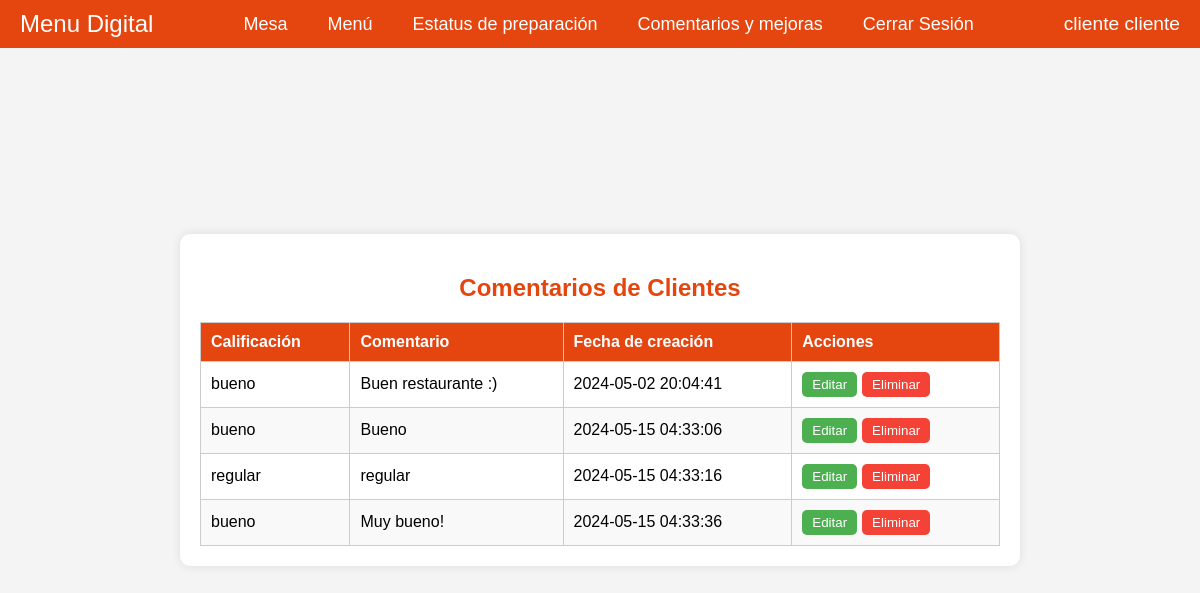
/src/comment/read-comment/read-comment.php (signed in), run on an earlier commit of the app's database.
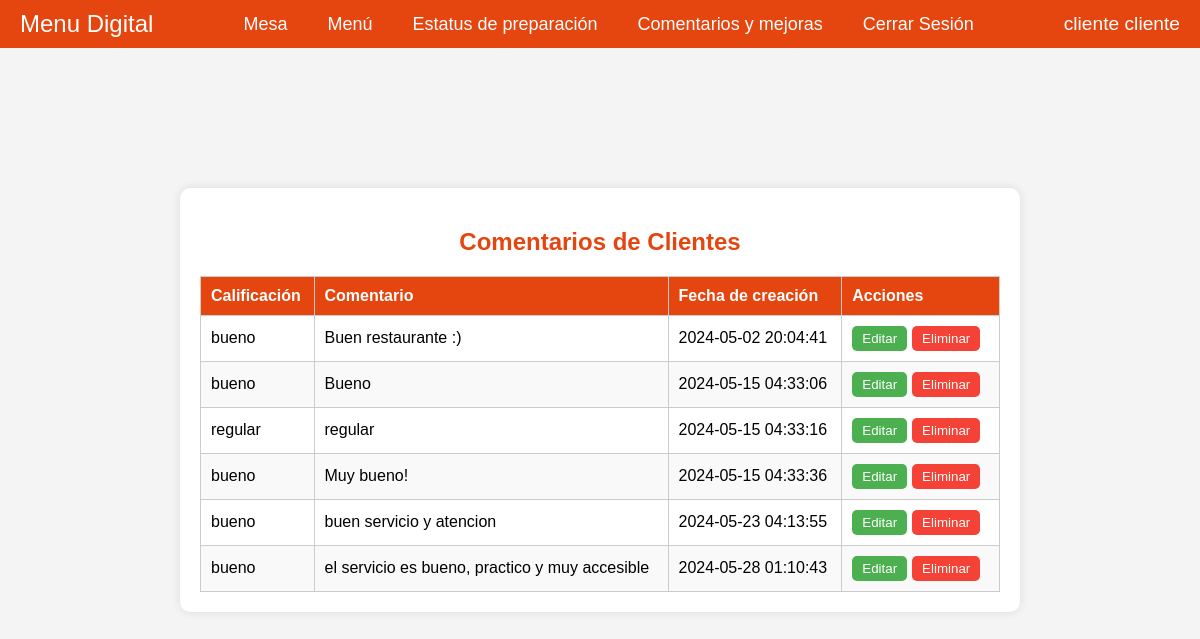
And on a later commit of the database.
### tables this page shows
CREATE TABLE `comments` (
  `id` int NOT NULL,
  `client_id` int NOT NULL,
  `branch_id` int DEFAULT NULL,
  `rating` enum('bueno','regular','malo') NOT NULL,
  `comment` text,
  `created_at` timestamp NULL DEFAULT CURRENT_TIMESTAMP,
  `company_id` int DEFAULT NULL
);

### src/comment/read-comment/fetchComments.php (the view, shortened to what this page needs)
<?php
require '../../db/connection.php';
$clientId = $_SESSION['user_id'];
$sql = "SELECT id, rating, comment, created_at FROM comments WHERE client_id = ?";
$stmt = $conn->prepare($sql);
$stmt->bind_param("i", $clientId);
if (!$stmt->execute()) {
    die('Error executing statement: ' . $stmt->error);
}
$stmt->execute();
$result = $stmt->get_result();
if ($result->num_rows > 0) {
    while ($row = $result->fetch_assoc()) {
        echo "<tr>";
        echo "<td>" . htmlspecialchars($row['rating']) . "</td>";
        echo "<td>" . htmlspecialchars($row['comment']) . "</td>";
        echo "<td>" . htmlspecialchars($row['created_at']) . "</td>";
        echo '<td><button class="edit-btn" onclick="location.href=\'../update-comment/update-comment.php?id=' . $row['id'] . '\'">Editar</button><button class="delete-btn" data-id="' . $row['id'] . '">Eliminar</button></td>';
        echo "</tr>";
    }
} else {
    echo "<tr><td colspan='5'>No has hecho comentarios aún.</td></tr>";
}

What changed in the data, as far as the page shows it:
added comments: rating "bueno", comment "buen servicio y atencion", created_at "2024-05-23 04:13:55"
added comments: rating "bueno", comment "el servicio es bueno, practico y muy accesible", created_at "2024-05-28 01:10:43"
